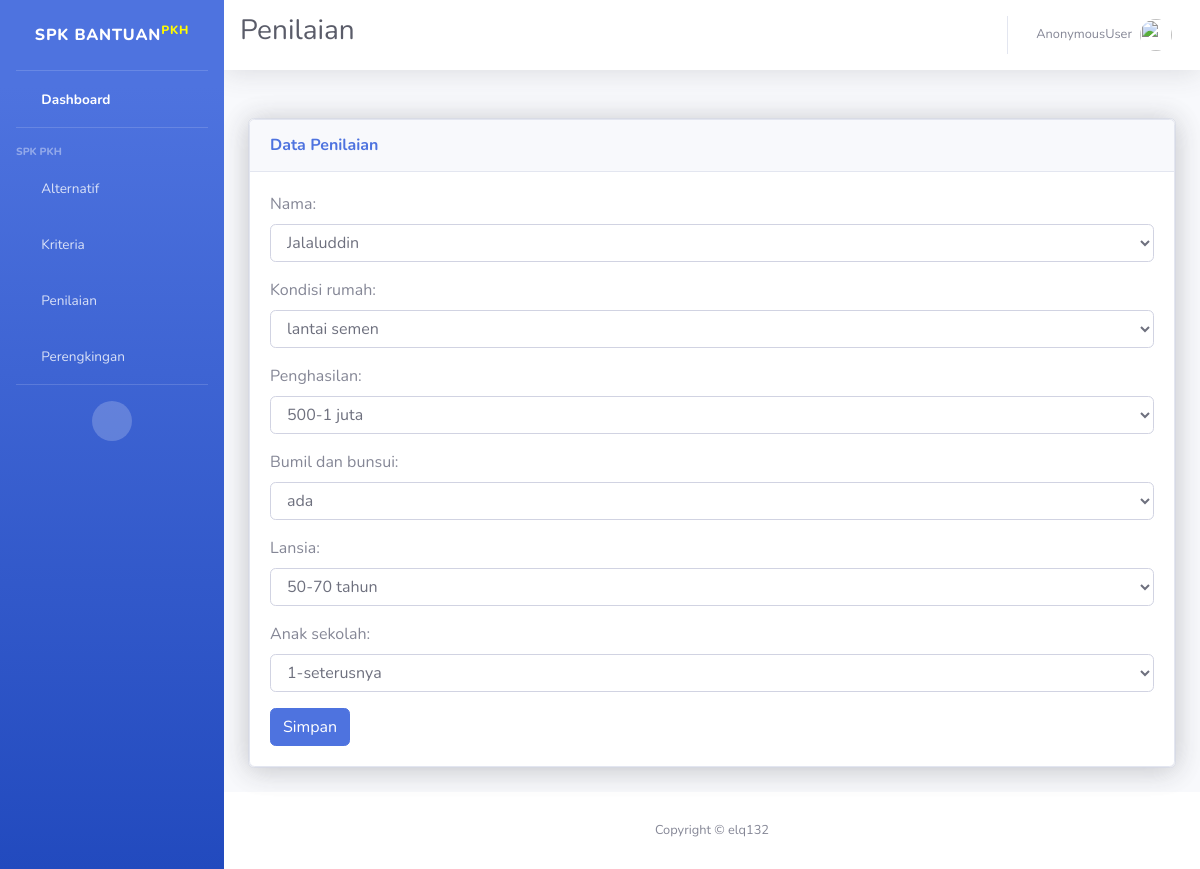
Screenshot of /dashboard/uppenilaian/10 with the database file from the repository.
### SPK/models.py (models this page shows, shortened)
class Penilaian(models.Model):
    nama = models.ForeignKey(Alternatif, on_delete=models.CASCADE, related_name='penilaian_nama', to_field='nama_alternatif')
    kondisi_rumah = models.ForeignKey(SubKriteria, on_delete=models.CASCADE, related_name='penilaian_kondisi_rumah')
    penghasilan = models.ForeignKey(SubKriteria, on_delete=models.CASCADE, related_name='penilaian_penghasilan')
    bumil_dan_bunsui = models.ForeignKey(SubKriteria, on_delete=models.CASCADE, related_name='penilaian_bumil_dan_bunsui')
    lansia = models.ForeignKey(SubKriteria, on_delete=models.CASCADE, related_name='penilaian_lansia')
    anak_sekolah = models.ForeignKey(SubKriteria, on_delete=models.CASCADE, related_name='penilaian_anak_sekolah')

### SPK/views.py (the view)
# urls.py: path('uppenilaian/<int:id>', views.update_penilaian, name='uppenilaian'),
def update_penilaian(request, id):
    penilaian = Penilaian.objects.get(id=id)
    if request.method == 'POST':
        form = PenilaianForm(request.POST, instance=penilaian)
        if form.is_valid():
            form.save()
            messages.success(request, " Data Berhasil di Update!")
            return redirect('data:penilaian')
    else:
        form = PenilaianForm(instance=penilaian)
    context = {
        'form': form
    }
    return render(request, 'penilaian_form.html', context)

### SPK/forms.py
class PenilaianForm(forms.ModelForm):
    def __init__(self, *args, **kwargs):
        super().__init__(*args, **kwargs)
        self.fields['kondisi_rumah'].queryset = SubKriteria.objects.filter(kriteria__nama_kriteria='Kondisi Rumah')
        self.fields['penghasilan'].queryset = SubKriteria.objects.filter(kriteria__nama_kriteria='Penghasilan')
        self.fields['bumil_dan_bunsui'].queryset = SubKriteria.objects.filter(kriteria__nama_kriteria='Bumil dan Bunsui')
        self.fields['lansia'].queryset = SubKriteria.objects.filter(kriteria__nama_kriteria='Lansia')
        self.fields['anak_sekolah'].queryset = SubKriteria.objects.filter(kriteria__nama_kriteria='Anak Sekolah')
        for field_name, field in self.fields.items():
            field.widget.attrs['class'] = 'form-control'
    class Meta:
        model = Penilaian
        fields = '__all__'

### SPK/models.py (called while the page is built)
    def __str__(self):
        return str(self.nama_alternatif)

    def __str__(self):
        return str(self.nama_sub_kriteria)

### templates/penilaian_form.html (shortened to what this page needs)
{%load static%}
<!DOCTYPE html>
<html lang="en">
<head>
    <link href="{%static 'vendor/fontawesome-free/css/all.min.css'%}" rel="stylesheet" type="text/css">
    <link href="{%static 'css/sb-admin-2.min.css'%}" rel="stylesheet">
</head>
<body id="page-top">
    <div id="wrapper">
        <ul class="navbar-nav bg-gradient-primary sidebar sidebar-dark accordion" id="accordionSidebar">
            <a class="sidebar-brand d-flex align-items-center justify-content-center" href="{%url 'index'%}">
                <div class="sidebar-brand-text mx-3">SPK Bantuan<sup style="color: rgb(255, 251, 0);">PKH</sup></div>
            </a>
            <hr class="sidebar-divider my-0">
            <li class="nav-item active">
                <a class="nav-link" href="{%url 'index'%}">
                    <i class="fas fa-fw fa-tachometer-alt"></i>
                    <span>Dashboard</span></a>
            </li>
            <hr class="sidebar-divider">
            <div class="sidebar-heading">
                SPK PKH
            </div>
            <li class="nav-item">
                <a class="nav-link" href="{%url 'data:alternatif'%}">
                    <i class="fas fa-fw fa-chart-area"></i>
                    <span>Alternatif</span></a>
            </li>
            <li class="nav-item">
                <a class="nav-link collapsed" href="#" data-toggle="collapse" data-target="#collapseTwo"
                    aria-expanded="true" aria-controls="collapseTwo">
                    <i class="fas fa-fw fa-cog"></i>
                    <span>Kriteria</span>
                </a>
            </li>
            <li class="nav-item">
                <a class="nav-link" href="{%url 'data:penilaian'%}">
                    <i class="fas fa-fw fa-table"></i>
                    <span>Penilaian</span></a>
            </li>
            <li class="nav-item">
                <a class="nav-link" href="{%url 'data:perengkingan'%}">
                    <i class="fas fa-fw fa-folder"></i>
                    <span>Perengkingan</span></a>
            </li>
            <hr class="sidebar-divider d-none d-md-block">
            <div class="text-center d-none d-md-inline">
                <button class="rounded-circle border-0" id="sidebarToggle"></button>
            </div>
        </ul>
        <div id="content-wrapper" class="d-flex flex-column">
            <div id="content">
                <nav class="navbar navbar-expand navbar-light bg-white topbar mb-4 static-top shadow">
                    <div class=""><h1 class="h3 mb-0 text-gray-800">Penilaian<h1></div>
                    <ul class="navbar-nav ml-auto">
                        <li class="nav-item dropdown no-arrow">
                            <a class="nav-link dropdown-toggle" href="#" id="userDropdown" role="button"
                                data-toggle="dropdown" aria-haspopup="true" aria-expanded="false">
                                <span class="mr-2 d-none d-lg-inline text-gray-600 small">{{user}}</span>
                                <img class="img-profile rounded-circle"
                                    src="{%static 'img/profile.png'%}">
                            </a>
                        </li>
                    </ul>
                </nav>
                <div class="container-fluid">
                    <div class="row">
                        <div class="col-xl-12 col-lg-9">
                            <div class="card shadow mb-4">
                                <div class="card shadow">
                                    <div class="card-header py-3">
                                        <h6 class="m-0 font-weight-bold text-primary">Data Penilaian</h6>
                                    </div>
                                    <div class="card-body ">
                                        <form method="POST">
                                            {{ form.as_p }}
                                            <button class="btn btn-primary" type="submit">Simpan</button>
                                          </form>
                                    </div>
                                </div>
                            </div>
                        </div>
                    </div>
                </div>
            </div>
            <footer class="sticky-footer bg-white">
                <div class="container my-auto">
                    <div class="copyright text-center my-auto">
                        <span>Copyright &copy; elq132</span>
                    </div>
                </div>
            </footer>
        </div>
    </div>
</body>
</html>

### rows the page displays
Penilaian: nama "Jalaluddin", kondisi_rumah "lantai semen", penghasilan "500-1 juta", bumil_dan_bunsui "ada", lansia "50-70 tahun", anak_sekolah "1-seterusnya"

### other values shown
{{ user }} "AnonymousUser"
